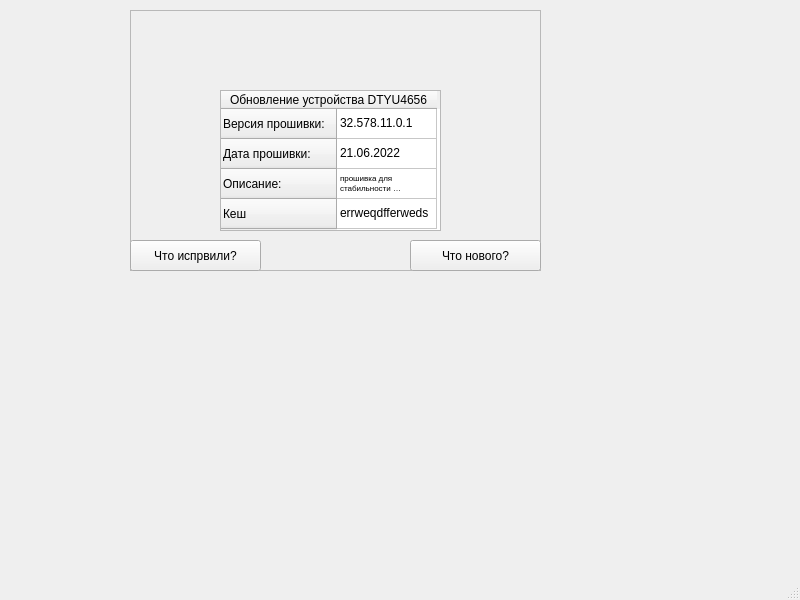
<?xml version="1.0" encoding="UTF-8"?>
<ui version="4.0">
 <class>MainWindow</class>
 <widget class="QMainWindow" name="MainWindow">
  <property name="geometry">
   <rect>
    <x>0</x>
    <y>0</y>
    <width>800</width>
    <height>600</height>
   </rect>
  </property>
  <property name="windowTitle">
   <string>MainWindow</string>
  </property>
  <widget class="QWidget" name="centralwidget">
   <widget class="QFrame" name="frame">
    <property name="geometry">
     <rect>
      <x>130</x>
      <y>10</y>
      <width>411</width>
      <height>261</height>
     </rect>
    </property>
    <property name="frameShape">
     <enum>QFrame::StyledPanel</enum>
    </property>
    <property name="frameShadow">
     <enum>QFrame::Raised</enum>
    </property>
    <widget class="QPushButton" name="pushButton">
     <property name="geometry">
      <rect>
       <x>0</x>
       <y>230</y>
       <width>131</width>
       <height>31</height>
      </rect>
     </property>
     <property name="text">
      <string>Что испрвили?</string>
     </property>
    </widget>
    <widget class="QPushButton" name="pushButton_2">
     <property name="geometry">
      <rect>
       <x>280</x>
       <y>230</y>
       <width>131</width>
       <height>31</height>
      </rect>
     </property>
     <property name="text">
      <string>Что нового?</string>
     </property>
    </widget>
    <widget class="QTableWidget" name="tableWidget">
     <property name="geometry">
      <rect>
       <x>90</x>
       <y>80</y>
       <width>221</width>
       <height>141</height>
      </rect>
     </property>
     <row>
      <property name="text">
       <string>Версия прошивки:</string>
      </property>
     </row>
     <row>
      <property name="text">
       <string>Дата прошивки:</string>
      </property>
     </row>
     <row>
      <property name="text">
       <string>Описание:</string>
      </property>
      <property name="font">
       <font>
        <pointsize>9</pointsize>
       </font>
      </property>
     </row>
     <row>
      <property name="text">
       <string>Кеш</string>
      </property>
     </row>
     <column>
      <property name="text">
       <string/>
      </property>
     </column>
     <item row="0" column="0">
      <property name="text">
       <string>32.578.11.0.1</string>
      </property>
     </item>
     <item row="1" column="0">
      <property name="text">
       <string>21.06.2022</string>
      </property>
     </item>
     <item row="2" column="0">
      <property name="text">
       <string>прошивка для стабильности устройства</string>
      </property>
      <property name="font">
       <font>
        <pointsize>6</pointsize>
       </font>
      </property>
     </item>
     <item row="3" column="0">
      <property name="text">
       <string>errweqdfferweds</string>
      </property>
     </item>
    </widget>
    <widget class="QLabel" name="label">
     <property name="geometry">
      <rect>
       <x>100</x>
       <y>80</y>
       <width>231</width>
       <height>20</height>
      </rect>
     </property>
     <property name="text">
      <string>Обновление устройства DTYU4656</string>
     </property>
    </widget>
   </widget>
  </widget>
  <widget class="QMenuBar" name="menubar">
   <property name="geometry">
    <rect>
     <x>0</x>
     <y>0</y>
     <width>800</width>
     <height>21</height>
    </rect>
   </property>
  </widget>
  <widget class="QStatusBar" name="statusbar"/>
 </widget>
 <resources/>
 <connections/>
</ui>
